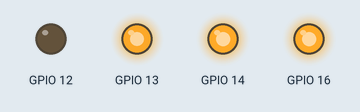
Simulated run of this sketch. Board: ESP32. Parts: output pins drawn as LEDs (lit = HIGH).

Above: at 0.05 s.
At 1.95 s:
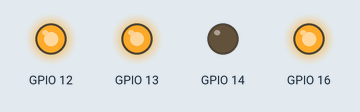
Timing chart, 0 to 3.0 s (numbered marks = the images above):
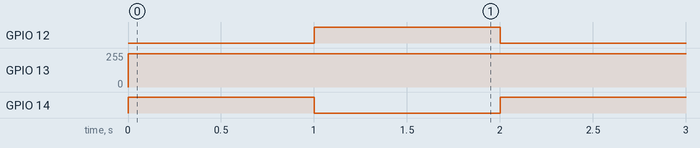

The sketch:

208_tb6612_motor_class.ino
```cpp
#include <driver/ledc.h>

#define DEFAULT_LEDC_FREQ 20000
#define DEFAULT_LEDC_RANGE LEDC_TIMER_10_BIT

class Tb6612_motor{
public:
  Tb6612_motor(int ia_, int ib_, int pwm_){
    ia = ia_;
    ib = ib_;
    pwm = pwm_;
    speed = 0;
  }

  void begin(){
    pinMode(ia, OUTPUT);
    pinMode(ib, OUTPUT);
    pinMode(16, OUTPUT);
    digitalWrite(16, HIGH);
    ledcSetup(LEDC_CHANNEL_0, DEFAULT_LEDC_FREQ, LEDC_TIMER_10_BIT);
    ledcAttachPin(pwm, LEDC_CHANNEL_0 );
  }

  void move_forward(int speed_){
    speed = speed_;
    if(speed < 0)
      speed = 0;
    if(speed > 1024)
      speed = 1024;
    digitalWrite(ia, HIGH);
    digitalWrite(ib, LOW);
    ledcWrite(LEDC_CHANNEL_0, speed);
  }

  void move_backward(int speed_){
    speed = speed_;
    if(speed < 0)
      speed = 0;
    if(speed > 1024)
      speed = 1024;
    digitalWrite(ia, LOW);
    digitalWrite(ib, HIGH);
    ledcWrite(LEDC_CHANNEL_0, speed);
  }

  void motor_stop(){
    speed = 0;
    digitalWrite(ia, LOW);
    digitalWrite(ib, LOW);
    ledcWrite(LEDC_CHANNEL_0, speed);
  }

  int ia;
  int ib;
  int pwm;
  int speed;
};

#define MSLEEP  16
//#define IA1     14
//#define IB1     12
//#define PWM1    13
#define IA2     27
#define IB2     26
#define PWM2    25
#define IA3     17
#define IB3     5
#define PWM3    18
#define IA4     4
#define IB4     2
#define PWM4    15

int IA1 = 14;
int IB1 = 12;
int PWM1 = 13;

Tb6612_motor mt1(IA1, IB1, PWM1);
//Tb6612_motor mt2(IA2, IB2, PWM2);

void setup() {
  mt1.begin();
  //mt2.begin();
  Serial.begin(115200);
}

void loop() {
  mt1.move_forward(1000);
  //mt2.move_forward(1000);
  delay(1000);
  mt1.move_backward(1000);
  //mt2.move_backward(1000);
  delay(1000);

}
```

Measured:
- by itself, GPIO 12, GPIO 14: alternates HIGH for 1.0 s and LOW for 1.0 s
- by itself, GPIO 13: 0/255 → 249/255 at 0.00 s
